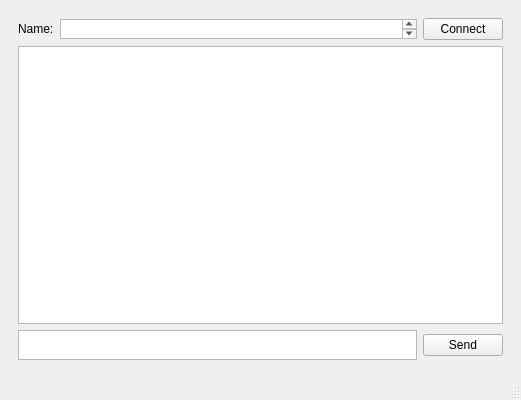
<?xml version="1.0" encoding="UTF-8"?>
<ui version="4.0">
 <class>MainWindow</class>
 <widget class="QMainWindow" name="MainWindow">
  <property name="geometry">
   <rect>
    <x>0</x>
    <y>0</y>
    <width>521</width>
    <height>400</height>
   </rect>
  </property>
  <property name="windowTitle">
   <string>MainWindow</string>
  </property>
  <widget class="QWidget" name="centralwidget">
   <layout class="QGridLayout" name="gridLayout">
    <item row="0" column="0">
     <widget class="QWidget" name="widget" native="true">
      <layout class="QVBoxLayout" name="verticalLayout">
       <item>
        <layout class="QHBoxLayout" name="horizontalLayout">
         <item>
          <widget class="QLabel" name="label">
           <property name="text">
            <string>Name:</string>
           </property>
          </widget>
         </item>
         <item>
          <widget class="QTextEdit" name="nameInput">
           <property name="minimumSize">
            <size>
             <width>0</width>
             <height>20</height>
            </size>
           </property>
           <property name="maximumSize">
            <size>
             <width>16777215</width>
             <height>20</height>
            </size>
           </property>
          </widget>
         </item>
         <item>
          <widget class="QPushButton" name="pushButtonConnect">
           <property name="text">
            <string>Connect</string>
           </property>
          </widget>
         </item>
        </layout>
       </item>
       <item>
        <widget class="QTextEdit" name="chatDispaly"/>
       </item>
       <item>
        <layout class="QHBoxLayout" name="horizontalLayout_2">
         <item>
          <widget class="QTextEdit" name="messageInput">
           <property name="minimumSize">
            <size>
             <width>0</width>
             <height>30</height>
            </size>
           </property>
           <property name="maximumSize">
            <size>
             <width>16777215</width>
             <height>30</height>
            </size>
           </property>
          </widget>
         </item>
         <item>
          <widget class="QPushButton" name="pushButtonSend">
           <property name="text">
            <string>Send</string>
           </property>
          </widget>
         </item>
        </layout>
       </item>
      </layout>
     </widget>
    </item>
   </layout>
  </widget>
  <widget class="QMenuBar" name="menubar">
   <property name="geometry">
    <rect>
     <x>0</x>
     <y>0</y>
     <width>521</width>
     <height>20</height>
    </rect>
   </property>
  </widget>
  <widget class="QStatusBar" name="statusbar"/>
 </widget>
 <resources/>
 <connections/>
</ui>
